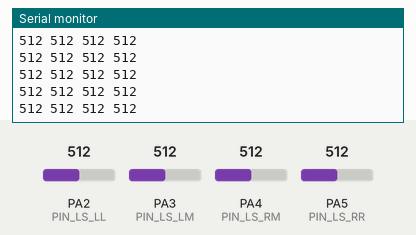
Recording of a sketch running on a simulated STM32 Blue Pill. On the bench: the last lines printed to the serial monitor. The test bench sets the inputs (shaded band); at power-on: PA3 (PIN_LS_LM) = 512, PA2 (PIN_LS_LL) = 512, PA4 (PIN_LS_RM) = 512, PA5 (PIN_LS_RR) = 512.

Above: at 8.7 s.
8.8 s: PA3 (PIN_LS_LM) set to 105
At 9.6 s:
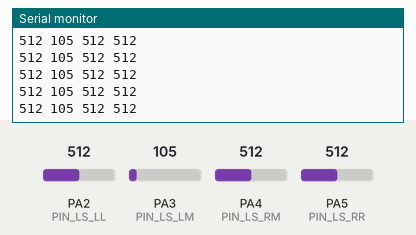
10.3 s: PA3 (PIN_LS_LM) set to 95
At 11.4 s:
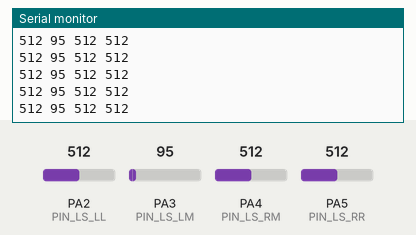
Timing chart, 0 to 12.8 s (numbered marks = the images above; inputs shaded):
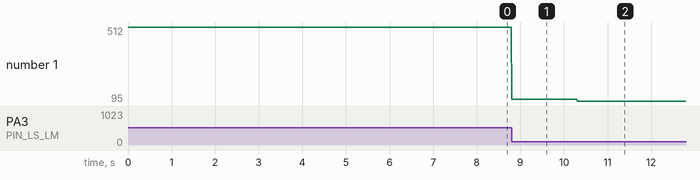

The sketch:

Sensor_Test.ino
```cpp
#define PIN_LS_LL PA2
#define PIN_LS_LM PA3
#define PIN_LS_RM PA4
#define PIN_LS_RR PA5


void setup() {
  pinMode(PIN_LS_LL, INPUT);
  pinMode(PIN_LS_LM, INPUT);
  pinMode(PIN_LS_RM, INPUT);
  pinMode(PIN_LS_RR, INPUT);

  Serial.begin(115200);
  Serial.println("Test2");
}

void loop() {
  Serial.print(analogRead(PIN_LS_LL));
  Serial.print(" ");
  Serial.print(analogRead(PIN_LS_LM));
  Serial.print(" ");
  Serial.print(analogRead(PIN_LS_RM));
  Serial.print(" ");
  Serial.println(analogRead(PIN_LS_RR));
  delay(5);
}
```

Measured:
- after the input at 8.8 s, the serial monitor: prints a new line at once (image 1)
- after the input at 10.3 s, the serial monitor: prints a new line at once (image 2)
- plotted number 1: 512 → 105 after the input at 8.8 s, 105 → 95 after the input at 10.3 s
